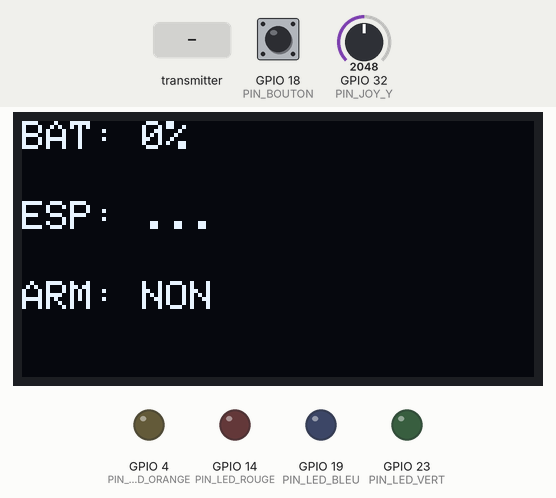
Bench run of a sketch on a simulated ESP32. Parts: 128×64 one-colour display, output pins drawn as LEDs (lit = HIGH). Inputs (shaded band) come from the test bench; at power-on: GPIO 18 (PIN_BOUTON) HIGH, GPIO 32 (PIN_JOY_Y) = 2048. WiFi joins after 1.5 s; servers stay silent unless stated; what the sketch prints to the serial monitor is not drawn.

Above: at 1.2 s.
1.3 s: the transmitter starts sending batterie = 25
At 2.5 s:
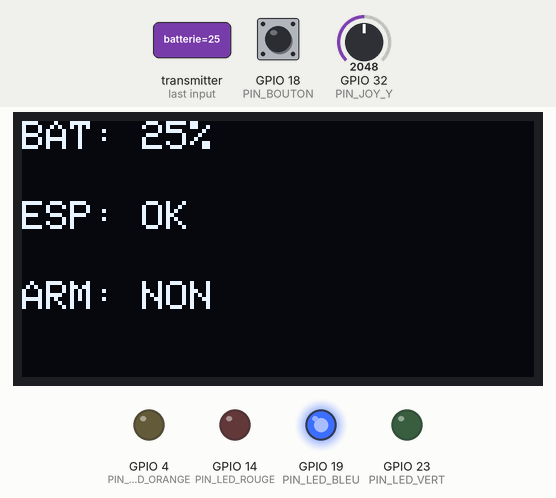
2.8 s: GPIO 18 (PIN_BOUTON) pulled LOW for 3.2 s
At 6.4 s:
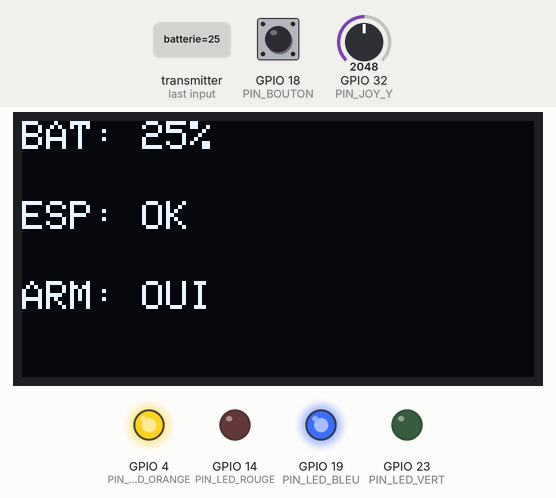
7.5 s: the transmitter starts sending batterie = 0
At 8.7 s:
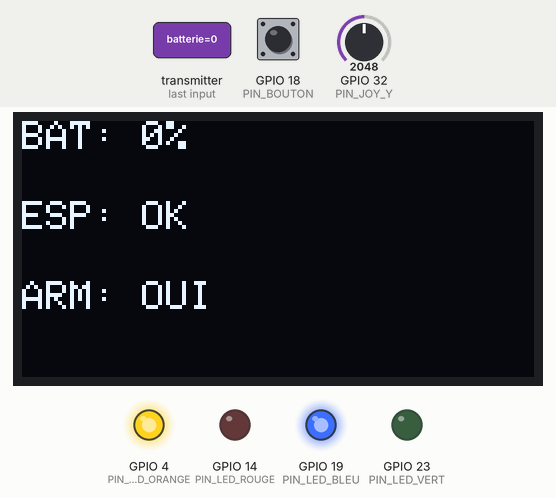
9.0 s: GPIO 18 (PIN_BOUTON) pulled LOW for 0.15 s
At 10.5 s:
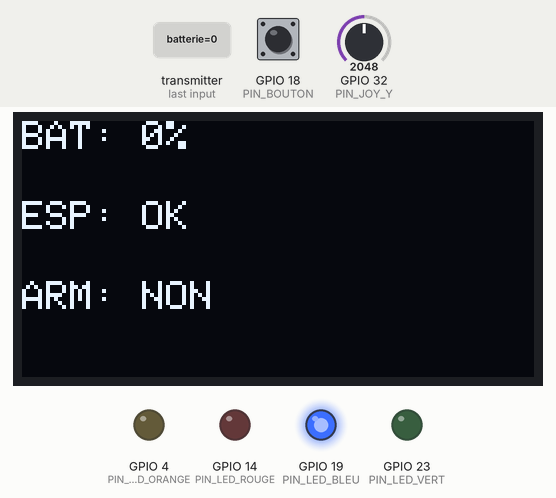
Timing chart, 0 to 11.7 s (numbered marks = the images above; inputs shaded):
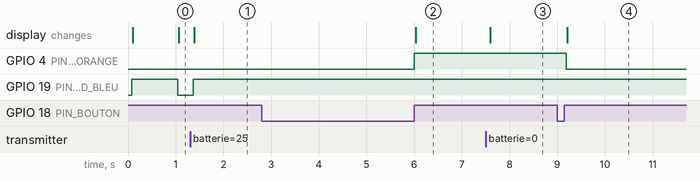

The sketch:

code_telecommande.ino
```cpp
/*
 * ============================================================
 *  TELECOMMANDE DRONE ESP32
 * ============================================================
 */

#include <Wire.h>
#include <WiFi.h>
#include <esp_now.h>
#include <esp_wifi.h>
#include <Adafruit_GFX.h>
#include <Adafruit_SSD1306.h>

// ===================== ecran oled =====================
// petit ecran pour afficher batterie + etat
#define LARGEUR_OLED   128
#define HAUTEUR_OLED    64
#define ADRESSE_OLED   0x3C

Adafruit_SSD1306 ecran(LARGEUR_OLED, HAUTEUR_OLED, &Wire, -1);

// ===================== leds =====================
// juste pour voir l'etat du systeme rapidement
#define PIN_LED_ROUGE   14
#define PIN_LED_VERT    23
#define PIN_LED_ORANGE   4
#define PIN_LED_BLEU    19

// ===================== boutons et joystick =====================
// bouton pour armer le drone
#define PIN_BOUTON      18
// axe y du joystick pour le gaz
#define PIN_JOY_Y       32

// ===================== adresse du drone =====================
// (a remplacer par la vraie mac plus tard)
uint8_t adresse_drone[] = {0xFF,0xFF,0xFF,0xFF,0xFF,0xFF};

// ===================== structure communication =====================
// ce qu'on envoie vers le drone
typedef struct {
  int gaz;
  bool arme;
} DonneesCommande;

DonneesCommande commandes;

// ce qu'on recoit du drone
typedef struct {
  float batterie;
} DonneesDrone;

DonneesDrone telemetrie;

// ===================== variables =====================
// etat du drone
bool drone_arme = false;
bool esp_connecte = false;

// dernier paquet recu (pour savoir si ca marche encore)
unsigned long dernier_paquet = 0;

// bouton
bool old_btn = HIGH;
unsigned long temps_appui = 0;

// =====================================================
// callback quand on envoie
// =====================================================
void onSend(const uint8_t *mac_addr, esp_now_send_status_t status) {

  // si ca passe ou pas on met juste un etat simple
  esp_connecte = (status == ESP_NOW_SEND_SUCCESS);
}

// =====================================================
// callback quand on recoit
// =====================================================
void onRecv(const esp_now_recv_info *info, const uint8_t *data, int len) {

  // on copie juste les donnees batterie
  memcpy(&telemetrie, data, sizeof(telemetrie));

  // on reset le timer de connexion
  dernier_paquet = millis();

  esp_connecte = true;
}

// =====================================================
// lecture du joystick
// =====================================================
int lire_gaz() {

  int brut = analogRead(PIN_JOY_Y);

  // conversion simple vers 1000 - 2000
  int gaz = map(brut, 0, 4095, 1000, 2000);

  return constrain(gaz, 1000, 2000);
}

// =====================================================
// setup
// =====================================================
void setup() {

  Serial.begin(115200);

  // leds en sortie
  pinMode(PIN_LED_ROUGE, OUTPUT);
  pinMode(PIN_LED_VERT, OUTPUT);
  pinMode(PIN_LED_ORANGE, OUTPUT);
  pinMode(PIN_LED_BLEU, OUTPUT);

  // bouton avec pullup (donc actif a LOW)
  pinMode(PIN_BOUTON, INPUT_PULLUP);

  // pour avoir une meilleure precision analogique
  analogSetAttenuation(ADC_11db);

  // ecran oled
  ecran.begin(SSD1306_SWITCHCAPVCC, ADRESSE_OLED);

  // wifi en mode station
  WiFi.mode(WIFI_STA);

  // initialisation esp now
  if (esp_now_init() != ESP_OK) {
    Serial.println("erreur esp now");
    return;
  }

  // callbacks
  esp_now_register_send_cb(onSend);
  esp_now_register_recv_cb(onRecv);

  // ajout du drone comme partenaire
  esp_now_peer_info_t peer = {};
  memcpy(peer.peer_addr, adresse_drone, 6);
  peer.channel = 0;
  peer.encrypt = false;

  esp_now_add_peer(&peer);

  Serial.println("telecommande prete");
}

// =====================================================
// loop principal
// =====================================================
void loop() {

  // si pas de message depuis longtemps => plus de connexion
  if (millis() - dernier_paquet > 1000) {
    esp_connecte = false;
  }

  // ================= bouton =================
  bool btn = digitalRead(PIN_BOUTON);

  // detection debut appui
  if (btn == LOW && old_btn == HIGH) {
    temps_appui = millis();
  }

  // detection relachement
  if (btn == HIGH && old_btn == LOW) {

    unsigned long duree = millis() - temps_appui;

    // si appui long => armement
    if (!drone_arme && duree > 3000 && esp_connecte) {
      drone_arme = true;
      digitalWrite(PIN_LED_ORANGE, HIGH);
    }

    // sinon desarmement
    else if (drone_arme) {
      drone_arme = false;
      digitalWrite(PIN_LED_ORANGE, LOW);
      commandes.gaz = 1000;
    }
  }

  old_btn = btn;

  // ================= envoi commandes =================
  if (drone_arme) {
    commandes.gaz = lire_gaz();
  } else {
    commandes.gaz = 1000;
  }

  commandes.arme = drone_arme;

  esp_now_send(adresse_drone, (uint8_t*)&commandes, sizeof(commandes));

  // ================= led simple =================
  digitalWrite(PIN_LED_BLEU, esp_connecte ? HIGH : LOW);

  // ================= affichage oled =================
  ecran.clearDisplay();
  ecran.setTextSize(1);
  ecran.setTextColor(SSD1306_WHITE);

  ecran.setCursor(0,0);
  ecran.print("BAT: ");
  ecran.print((int)telemetrie.batterie);
  ecran.println("%");

  ecran.setCursor(0,20);
  ecran.print("ESP: ");
  ecran.println(esp_connecte ? "OK" : "...");

  ecran.setCursor(0,40);
  ecran.print("ARM: ");
  ecran.println(drone_arme ? "OUI" : "NON");

  ecran.display();

  // petit delay pour stabilite
  delay(20);
}
```

Measured:
- after the input at 1.3 s, GPIO 19 (PIN_LED_BLEU): LOW → HIGH after 0.06 s; the display: changes after 0.09 s (image 1)
- after the input at 2.8 s, GPIO 4 (PIN_LED_ORANGE): LOW → HIGH after 3.2 s; the display: changes after 3.2 s (image 2)
- after the input at 7.5 s, the display: changes after 0.10 s (image 3)
- after the input at 9.0 s, GPIO 4 (PIN_LED_ORANGE): HIGH → LOW after 0.19 s; the display: changes after 0.21 s (image 4)
